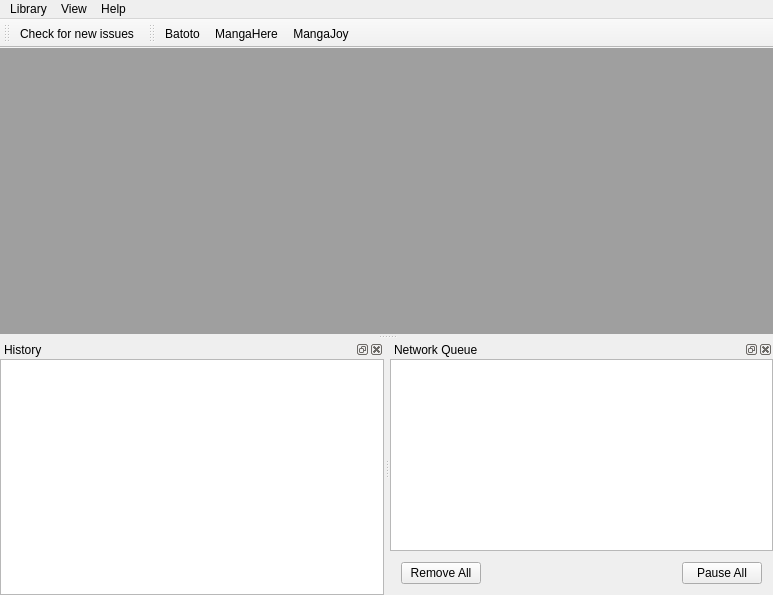
<?xml version="1.0" encoding="UTF-8"?>
<ui version="4.0">
 <class>MainWindow</class>
 <widget class="QMainWindow" name="MainWindow">
  <property name="geometry">
   <rect>
    <x>0</x>
    <y>0</y>
    <width>773</width>
    <height>595</height>
   </rect>
  </property>
  <property name="windowTitle">
   <string>Comis Library</string>
  </property>
  <property name="windowIcon">
   <iconset resource="resorces.qrc">
    <normaloff>:/Images/magazine_32.png</normaloff>:/Images/magazine_32.png</iconset>
  </property>
  <property name="documentMode">
   <bool>true</bool>
  </property>
  <property name="dockNestingEnabled">
   <bool>true</bool>
  </property>
  <widget class="QWidget" name="centralWidget">
   <layout class="QVBoxLayout" name="verticalLayout">
    <property name="spacing">
     <number>0</number>
    </property>
    <property name="leftMargin">
     <number>0</number>
    </property>
    <property name="topMargin">
     <number>0</number>
    </property>
    <property name="rightMargin">
     <number>0</number>
    </property>
    <property name="bottomMargin">
     <number>0</number>
    </property>
    <item>
     <widget class="QMdiArea" name="mdiArea">
      <property name="verticalScrollBarPolicy">
       <enum>Qt::ScrollBarAlwaysOff</enum>
      </property>
      <property name="horizontalScrollBarPolicy">
       <enum>Qt::ScrollBarAlwaysOff</enum>
      </property>
      <property name="activationOrder">
       <enum>QMdiArea::StackingOrder</enum>
      </property>
      <property name="viewMode">
       <enum>QMdiArea::TabbedView</enum>
      </property>
      <property name="tabsClosable">
       <bool>true</bool>
      </property>
      <property name="tabsMovable">
       <bool>true</bool>
      </property>
     </widget>
    </item>
   </layout>
  </widget>
  <widget class="QMenuBar" name="menuBar">
   <property name="geometry">
    <rect>
     <x>0</x>
     <y>0</y>
     <width>773</width>
     <height>21</height>
    </rect>
   </property>
   <widget class="QMenu" name="menuLibrary">
    <property name="title">
     <string>Library</string>
    </property>
    <widget class="QMenu" name="menuOpen_External_Source">
     <property name="title">
      <string>Open External Source</string>
     </property>
     <addaction name="actionBatoto"/>
     <addaction name="actionMangaHere"/>
     <addaction name="actionMangaJoy"/>
    </widget>
    <addaction name="actionChoose_Library"/>
    <addaction name="menuOpen_External_Source"/>
    <addaction name="separator"/>
    <addaction name="actionOptions"/>
    <addaction name="separator"/>
    <addaction name="actionQuit"/>
   </widget>
   <widget class="QMenu" name="menuView">
    <property name="title">
     <string>View</string>
    </property>
    <widget class="QMenu" name="menuToolbars">
     <property name="title">
      <string>Toolbars</string>
     </property>
     <addaction name="actionGeneral_Tools"/>
     <addaction name="actionExternal_Sources"/>
    </widget>
    <addaction name="menuToolbars"/>
    <addaction name="actionHistory"/>
    <addaction name="actionNetwork_Queue"/>
   </widget>
   <widget class="QMenu" name="menuHelp">
    <property name="title">
     <string>Help</string>
    </property>
    <addaction name="actionAbout"/>
    <addaction name="actionAbout_Qt"/>
   </widget>
   <addaction name="menuLibrary"/>
   <addaction name="menuView"/>
   <addaction name="menuHelp"/>
  </widget>
  <widget class="QToolBar" name="mainToolBar">
   <property name="windowTitle">
    <string>General Tools</string>
   </property>
   <attribute name="toolBarArea">
    <enum>TopToolBarArea</enum>
   </attribute>
   <attribute name="toolBarBreak">
    <bool>false</bool>
   </attribute>
   <addaction name="actionCheck_for_new_issues"/>
  </widget>
  <widget class="QDockWidget" name="historyWindow">
   <property name="windowTitle">
    <string>History</string>
   </property>
   <attribute name="dockWidgetArea">
    <number>8</number>
   </attribute>
   <widget class="QWidget" name="dockWidgetContents">
    <layout class="QVBoxLayout" name="verticalLayout_2">
     <property name="spacing">
      <number>0</number>
     </property>
     <property name="leftMargin">
      <number>0</number>
     </property>
     <property name="topMargin">
      <number>0</number>
     </property>
     <property name="rightMargin">
      <number>0</number>
     </property>
     <property name="bottomMargin">
      <number>0</number>
     </property>
     <item>
      <widget class="QTextBrowser" name="textBrowser"/>
     </item>
    </layout>
   </widget>
  </widget>
  <widget class="QDockWidget" name="queueWindow">
   <property name="windowTitle">
    <string>Network Queue</string>
   </property>
   <attribute name="dockWidgetArea">
    <number>8</number>
   </attribute>
   <widget class="QWidget" name="dockWidgetContents_2">
    <layout class="QVBoxLayout" name="verticalLayout_3">
     <property name="spacing">
      <number>0</number>
     </property>
     <property name="leftMargin">
      <number>0</number>
     </property>
     <property name="topMargin">
      <number>0</number>
     </property>
     <property name="rightMargin">
      <number>0</number>
     </property>
     <property name="bottomMargin">
      <number>0</number>
     </property>
     <item>
      <widget class="QTableView" name="tableView"/>
     </item>
     <item>
      <widget class="QWidget" name="widget" native="true">
       <layout class="QHBoxLayout" name="horizontalLayout">
        <item>
         <widget class="QPushButton" name="pushButton">
          <property name="text">
           <string>Remove All</string>
          </property>
         </widget>
        </item>
        <item>
         <spacer name="horizontalSpacer">
          <property name="orientation">
           <enum>Qt::Horizontal</enum>
          </property>
          <property name="sizeHint" stdset="0">
           <size>
            <width>40</width>
            <height>20</height>
           </size>
          </property>
         </spacer>
        </item>
        <item>
         <widget class="QPushButton" name="pushButton_2">
          <property name="text">
           <string>Pause All</string>
          </property>
         </widget>
        </item>
       </layout>
      </widget>
     </item>
    </layout>
   </widget>
  </widget>
  <widget class="QToolBar" name="externalSourcesToolBar">
   <property name="windowTitle">
    <string>External Sources</string>
   </property>
   <attribute name="toolBarArea">
    <enum>TopToolBarArea</enum>
   </attribute>
   <attribute name="toolBarBreak">
    <bool>false</bool>
   </attribute>
   <addaction name="actionBatoto"/>
   <addaction name="actionMangaHere"/>
   <addaction name="actionMangaJoy"/>
  </widget>
  <action name="actionQuit">
   <property name="text">
    <string>Quit</string>
   </property>
  </action>
  <action name="actionChoose_Library">
   <property name="text">
    <string>Choose Local Library</string>
   </property>
  </action>
  <action name="actionCheck_for_new_issues">
   <property name="icon">
    <iconset resource="resorces.qrc">
     <normaloff>:/Images/Download.png</normaloff>:/Images/Download.png</iconset>
   </property>
   <property name="text">
    <string>Check for new issues</string>
   </property>
   <property name="toolTip">
    <string>Check all (not disabled) comics for missing or new issues</string>
   </property>
  </action>
  <action name="actionHistory">
   <property name="checkable">
    <bool>true</bool>
   </property>
   <property name="checked">
    <bool>true</bool>
   </property>
   <property name="text">
    <string>History</string>
   </property>
  </action>
  <action name="actionNetwork_Queue">
   <property name="checkable">
    <bool>true</bool>
   </property>
   <property name="checked">
    <bool>true</bool>
   </property>
   <property name="text">
    <string>Network Queue</string>
   </property>
  </action>
  <action name="actionAbout">
   <property name="text">
    <string>About</string>
   </property>
  </action>
  <action name="actionAbout_Qt">
   <property name="text">
    <string>About Qt</string>
   </property>
  </action>
  <action name="actionOptions">
   <property name="text">
    <string>Options</string>
   </property>
  </action>
  <action name="actionMangaHere">
   <property name="icon">
    <iconset resource="resorces.qrc">
     <normaloff>:/Images/logo-mangahere.png</normaloff>:/Images/logo-mangahere.png</iconset>
   </property>
   <property name="text">
    <string>MangaHere</string>
   </property>
   <property name="toolTip">
    <string>www.ManagaHere.com</string>
   </property>
  </action>
  <action name="actionExternal_Sources">
   <property name="checkable">
    <bool>true</bool>
   </property>
   <property name="checked">
    <bool>true</bool>
   </property>
   <property name="text">
    <string>External Sources</string>
   </property>
  </action>
  <action name="actionBatoto">
   <property name="icon">
    <iconset resource="resorces.qrc">
     <normaloff>:/Images/logo-batoto.png</normaloff>:/Images/logo-batoto.png</iconset>
   </property>
   <property name="text">
    <string>Batoto</string>
   </property>
   <property name="toolTip">
    <string>bato.to</string>
   </property>
  </action>
  <action name="actionGeneral_Tools">
   <property name="checkable">
    <bool>true</bool>
   </property>
   <property name="checked">
    <bool>true</bool>
   </property>
   <property name="text">
    <string>General Tools</string>
   </property>
  </action>
  <action name="actionMangaJoy">
   <property name="icon">
    <iconset resource="resorces.qrc">
     <normaloff>:/Images/logo-mangajoy.png</normaloff>:/Images/logo-mangajoy.png</iconset>
   </property>
   <property name="text">
    <string>MangaJoy</string>
   </property>
   <property name="toolTip">
    <string>manga-joy.com</string>
   </property>
  </action>
 </widget>
 <layoutdefault spacing="6" margin="11"/>
 <resources>
  <include location="resorces.qrc"/>
 </resources>
 <connections>
  <connection>
   <sender>actionHistory</sender>
   <signal>triggered(bool)</signal>
   <receiver>historyWindow</receiver>
   <slot>setVisible(bool)</slot>
   <hints>
    <hint type="sourcelabel">
     <x>-1</x>
     <y>-1</y>
    </hint>
    <hint type="destinationlabel">
     <x>194</x>
     <y>555</y>
    </hint>
   </hints>
  </connection>
  <connection>
   <sender>actionNetwork_Queue</sender>
   <signal>triggered(bool)</signal>
   <receiver>queueWindow</receiver>
   <slot>setVisible(bool)</slot>
   <hints>
    <hint type="sourcelabel">
     <x>-1</x>
     <y>-1</y>
    </hint>
    <hint type="destinationlabel">
     <x>581</x>
     <y>555</y>
    </hint>
   </hints>
  </connection>
  <connection>
   <sender>actionExternal_Sources</sender>
   <signal>triggered(bool)</signal>
   <receiver>externalSourcesToolBar</receiver>
   <slot>setVisible(bool)</slot>
   <hints>
    <hint type="sourcelabel">
     <x>-1</x>
     <y>-1</y>
    </hint>
    <hint type="destinationlabel">
     <x>407</x>
     <y>37</y>
    </hint>
   </hints>
  </connection>
  <connection>
   <sender>actionQuit</sender>
   <signal>triggered()</signal>
   <receiver>MainWindow</receiver>
   <slot>close()</slot>
   <hints>
    <hint type="sourcelabel">
     <x>-1</x>
     <y>-1</y>
    </hint>
    <hint type="destinationlabel">
     <x>386</x>
     <y>297</y>
    </hint>
   </hints>
  </connection>
  <connection>
   <sender>externalSourcesToolBar</sender>
   <signal>visibilityChanged(bool)</signal>
   <receiver>actionExternal_Sources</receiver>
   <slot>setChecked(bool)</slot>
   <hints>
    <hint type="sourcelabel">
     <x>407</x>
     <y>37</y>
    </hint>
    <hint type="destinationlabel">
     <x>-1</x>
     <y>-1</y>
    </hint>
   </hints>
  </connection>
  <connection>
   <sender>actionGeneral_Tools</sender>
   <signal>triggered(bool)</signal>
   <receiver>mainToolBar</receiver>
   <slot>setVisible(bool)</slot>
   <hints>
    <hint type="sourcelabel">
     <x>-1</x>
     <y>-1</y>
    </hint>
    <hint type="destinationlabel">
     <x>21</x>
     <y>37</y>
    </hint>
   </hints>
  </connection>
  <connection>
   <sender>mainToolBar</sender>
   <signal>visibilityChanged(bool)</signal>
   <receiver>actionGeneral_Tools</receiver>
   <slot>setChecked(bool)</slot>
   <hints>
    <hint type="sourcelabel">
     <x>21</x>
     <y>37</y>
    </hint>
    <hint type="destinationlabel">
     <x>-1</x>
     <y>-1</y>
    </hint>
   </hints>
  </connection>
  <connection>
   <sender>queueWindow</sender>
   <signal>visibilityChanged(bool)</signal>
   <receiver>actionNetwork_Queue</receiver>
   <slot>setChecked(bool)</slot>
   <hints>
    <hint type="sourcelabel">
     <x>579</x>
     <y>555</y>
    </hint>
    <hint type="destinationlabel">
     <x>-1</x>
     <y>-1</y>
    </hint>
   </hints>
  </connection>
  <connection>
   <sender>historyWindow</sender>
   <signal>visibilityChanged(bool)</signal>
   <receiver>actionHistory</receiver>
   <slot>setChecked(bool)</slot>
   <hints>
    <hint type="sourcelabel">
     <x>192</x>
     <y>555</y>
    </hint>
    <hint type="destinationlabel">
     <x>-1</x>
     <y>-1</y>
    </hint>
   </hints>
  </connection>
 </connections>
</ui>
